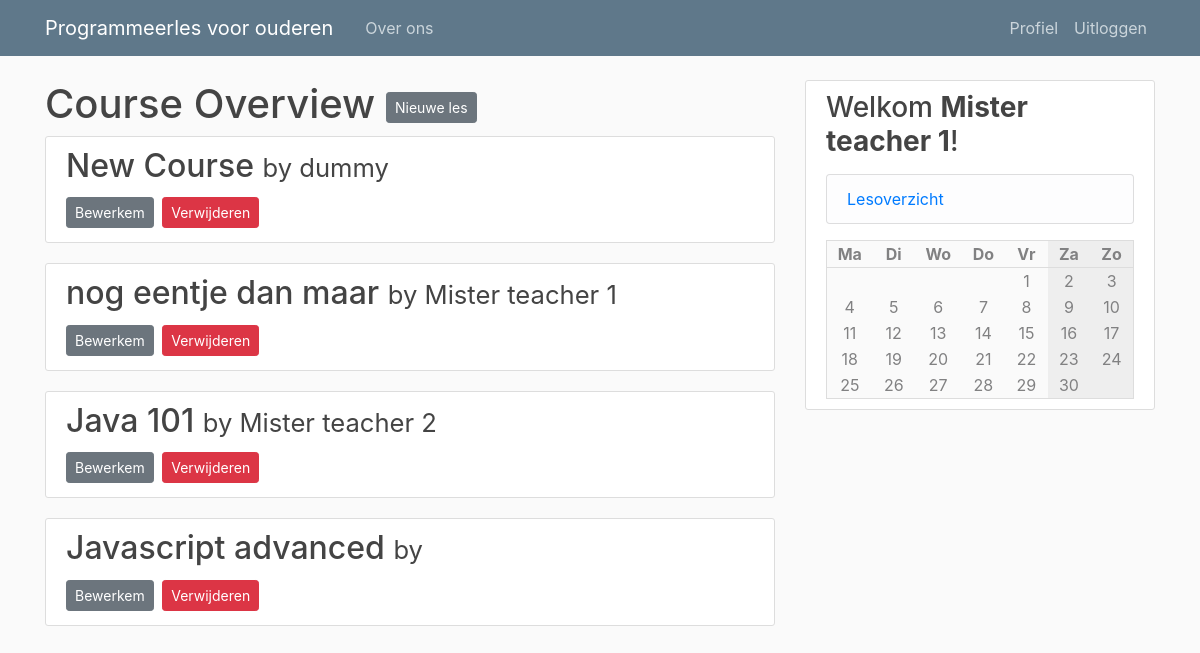
/course_overview (signed in), run on an earlier commit of the app's database.
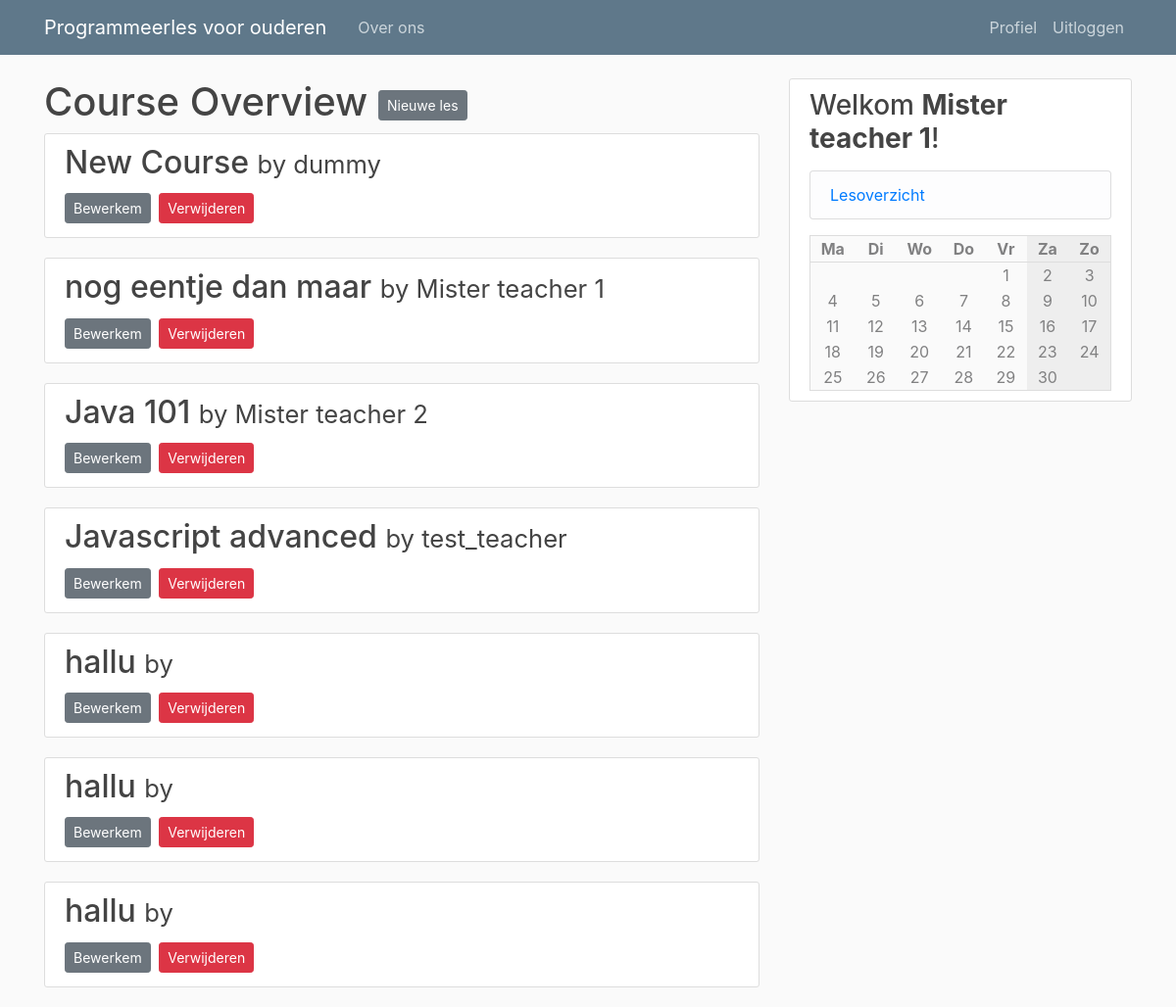
And on a later commit of the database.
### pgmles/models.py (models this page shows, shortened)
class Course(db.Model):
    id = db.Column(db.Integer, primary_key=True)
    name = db.Column(db.String(100), nullable=False)
    description = db.Column(db.Text, nullable=False)
    teacher_id = db.Column(db.Integer, db.ForeignKey('user.id'), nullable=False)
    weekday = db.Column(db.Integer, nullable=False)
    start = db.Column(db.String(10), nullable=False, default=datetime.utcnow)
    end = db.Column(db.String(10), nullable=False, default=datetime.utcnow)
    location = db.Column(db.String(120), nullable=False)

class User(db.Model, UserMixin):
    id = db.Column(db.Integer, primary_key=True)
    type = db.Column(db.String(6), nullable=False, default="client")
    username = db.Column(db.String(20), unique=True, nullable=False)
    email = db.Column(db.String(120), unique=True, nullable=False)
    image_file = db.Column(db.String(20), nullable=False, default='default.jpg')
    password = db.Column(db.String(60), nullable=False)

### pgmles/routes.py (the view)
@app.route("/course_overview")
@login_required
def course_overview():
    if current_user.type not in [ "admin", "teacher" ]:
        abort(403)
    courses = [ (c, User.query.filter_by(id=c.id).first() ) for c in Course.query.all() ]
    return render_template('course_overview.html', calendar=make_calendar(), title='Lesoverzicht', courses=courses)

### pgmles/models.py (called while the page is built)
@login_manager.user_loader
def load_user(user_id):
    return User.query.get(int(user_id))

### pgmles/routes.py (called while the page is built)
def make_calendar():
    weekdays = list(enumerate(['Ma', 'Di', 'Wo', 'Do', 'Vr', 'Za', 'Zo']))
    courses = [ None, None, None, None, None, None, None ]
    if current_user.is_authenticated:
        subscriptions = [ cm.course_id for cm in CourseMember.query.filter_by(user_id=current_user.id) ]
        courses = [ ' +\n'.join([ c.name for c in Course.query.filter_by(weekday=i) if c.id in subscriptions ]) for i in range(7) ]
    today = datetime.today()
    m = Month()
    rows = []
    for days in m.monthdayscalendar(today.year, today.month):
        rows.append([ (i, d, courses[i]) for i, d in enumerate(days) ])
    return { 'weekdays': weekdays, 'rows': rows }

### pgmles/templates/course_overview.html (shortened to what this page needs)
{% extends "layout.html" %}
{% block content %}
<h1>Course Overview
  <a class="btn btn-secondary btn-sm mt-1 mb-1" href="{{ url_for('new_course') }}">Nieuwe les</a>
</h1>
{% for course, teacher in courses %}
<article class="media content-section">
  <div class="media-body">
    <h2><a class="article-title" href="{{url_for('course', course_id=course.id)}}">{{course.name}} <small>by {{ teacher.username }}</small></a></h2>
    <div>
        <a class="btn btn-secondary btn-sm mt-1 mb-1" href="{{ url_for('update_course', course_id = course.id) }}">Bewerkem</a>
        <button type="button" class="btn btn-danger btn-sm m-1" data-toggle="modal" data-target="#deleteModal">Verwijderen</button>
    </div>
  </div>
</article>
{% endfor %}
{% endblock content %}

### pgmles/templates/layout.html (shortened to what this page needs)
<!DOCTYPE html>
<html>
<head>
    <link rel="stylesheet" href="https://maxcdn.bootstrapcdn.com/bootstrap/4.0.0/css/bootstrap.min.css">
    <link rel="stylesheet" type="text/css" href="{{ url_for('static', filename='main.css') }}">
</head>
<body>
    <header class="site-header">
      <nav class="navbar navbar-expand-md navbar-dark bg-steel fixed-top">
        <div class="container">
          <a class="navbar-brand mr-4" href="/">Programmeerles voor ouderen</a>
          <div class="collapse navbar-collapse" id="navbarToggle">
            <div class="navbar-nav mr-auto">
              <a class="nav-item nav-link" href="/about">Over ons</a>
            </div>
            <div class="navbar-nav">
              {% if current_user.is_authenticated %}
                <a class="nav-item nav-link" href="{{ url_for('account') }}">Profiel</a>
                <a class="nav-item nav-link" href="{{ url_for('logout') }}">Uitloggen</a>
              {% else %}
                <a class="nav-item nav-link" href="{{ url_for('login') }}">Inloggen</a>
                <a class="nav-item nav-link" href="{{ url_for('register') }}">Registeren</a>
              {% endif %}
            </div>
          </div>
        </div>
      </nav>
    </header>
    <main role="main" class="container">
      <div class="row">
        <div class="col-md-8">
          {% block content %}{% endblock %}
        </div>
        <div class="col-md-4">
          <div class="content-section">
            <h3>Welkom <b>{{ current_user.username if current_user.is_authenticated else 'gast' }}</b>!</h3>
            {% if current_user.type == 'teacher' or current_user.type == 'admin' %}
            <p class='text-muted'>
              <ul class="list-group">
                <li class="list-group-item list-group-item-light"><a href="{{ url_for('course_overview') }}">Lesoverzicht</a></li>
              </ul>
            </p>
            {% endif %}
            <table class='calendar'>
              <tr>
                {% for d, day in calendar['weekdays'] %}
                  <th class="{{ 'weekend' if d >= 5 }}">{{ day }}</th>
                {% endfor %}
              </tr>
              {% for row in calendar['rows'] %}
                <tr>
                  {% for d, day, course in row %}
                      <td class="{{ 'weekend' if d >= 5 }} {{ 'course' if course and day }}">
                        {{ day if day }}
                      </td>
                  {% endfor %}
                </tr>
             {% endfor %}
            </table>
          </div>
        </div>
      </div>
    </main>
</body>
</html>

What changed in the data, as far as the page shows it:
shown differently, row unchanged: Course "Javascript advanced": username (not shown) → "test_teacher"
added Course: name "hallu"
added Course: name "hallu"
added Course: name "hallu"
